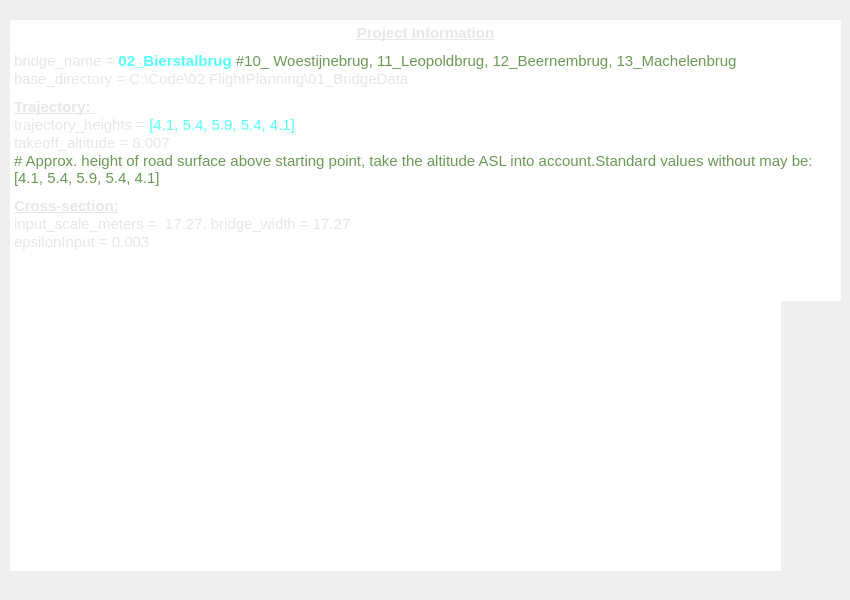
    <widget class="QWidget" name="tab_0">
     <property name="sizePolicy">
      <sizepolicy hsizetype="Expanding" vsizetype="Expanding">
       <horstretch>0</horstretch>
       <verstretch>0</verstretch>
      </sizepolicy>
     </property>
     <attribute name="title">
      <string>0) Project Information</string>
     </attribute>
     <widget class="QGroupBox" name="groupBox">
      <property name="geometry">
       <rect>
        <x>0</x>
        <y>0</y>
        <width>841</width>
        <height>591</height>
       </rect>
      </property>
      <property name="sizePolicy">
       <sizepolicy hsizetype="Expanding" vsizetype="Expanding">
        <horstretch>0</horstretch>
        <verstretch>0</verstretch>
       </sizepolicy>
      </property>
      <property name="styleSheet">
       <string notr="true">QGroupBox {
  border: none;
}</string>
      </property>
      <property name="title">
       <string/>
      </property>
      <widget class="QTextEdit" name="tab0_textEdit1_Photo">
       <property name="geometry">
        <rect>
         <x>10</x>
         <y>20</y>
         <width>831</width>
         <height>281</height>
        </rect>
       </property>
       <property name="styleSheet">
        <string notr="true">QTextEdit {
  border: none;
}</string>
       </property>
       <property name="html">
        <string>&lt;!DOCTYPE HTML PUBLIC &quot;-//W3C//DTD HTML 4.0//EN&quot; &quot;http://www.w3.org/TR/REC-html40/strict.dtd&quot;&gt;
&lt;html&gt;&lt;head&gt;&lt;meta name=&quot;qrichtext&quot; content=&quot;1&quot; /&gt;&lt;style type=&quot;text/css&quot;&gt;
p, li { white-space: pre-wrap; }
&lt;/style&gt;&lt;/head&gt;&lt;body style=&quot; font-family:'MS Shell Dlg 2'; font-size:8.25pt; font-weight:400; font-style:normal;&quot;&gt;
&lt;p align=&quot;center&quot; style=&quot; margin-top:0px; margin-bottom:0px; margin-left:0px; margin-right:0px; -qt-block-indent:0; text-indent:0px;&quot;&gt;&lt;span style=&quot; font-size:11pt; font-weight:600; text-decoration: underline; color:#e7e7e7;&quot;&gt;Project Information&lt;/span&gt;&lt;/p&gt;
&lt;p style=&quot; margin-top:0px; margin-bottom:0px; margin-left:0px; margin-right:0px; -qt-block-indent:0; text-indent:0px;&quot;&gt;&lt;span style=&quot; font-size:6pt; color:#e7e7e7;&quot;&gt;  &lt;/span&gt;&lt;/p&gt;
&lt;p style=&quot; margin-top:0px; margin-bottom:0px; margin-left:0px; margin-right:0px; -qt-block-indent:0; text-indent:0px;&quot;&gt;&lt;span style=&quot; font-size:11pt; color:#e7e7e7;&quot;&gt;bridge_name = &lt;/span&gt;&lt;span style=&quot; font-family:'Aptos,sans-serif'; font-size:11pt; font-weight:600; color:#55ffff;&quot;&gt;02_Bierstalbrug&lt;/span&gt;&lt;span style=&quot; font-size:11pt; color:#e7e7e7;&quot;&gt; &lt;/span&gt;&lt;span style=&quot; font-family:'Consolas,Courier New,monospace'; font-size:11pt; color:#6a9955;&quot;&gt;#10_ Woestijnebrug, 11_Leopoldbrug, 12_Beernembrug, 13_Machelenbrug&lt;/span&gt;&lt;/p&gt;
&lt;p style=&quot; margin-top:0px; margin-bottom:0px; margin-left:0px; margin-right:0px; -qt-block-indent:0; text-indent:0px;&quot;&gt;&lt;span style=&quot; font-size:11pt; color:#e7e7e7;&quot;&gt;base_directory = C:\Code\02 FlightPlanning\01_BridgeData&lt;/span&gt;&lt;/p&gt;
&lt;p style=&quot; margin-top:0px; margin-bottom:0px; margin-left:0px; margin-right:0px; -qt-block-indent:0; text-indent:0px;&quot;&gt;&lt;span style=&quot; font-size:6pt; color:#e7e7e7;&quot;&gt; &lt;/span&gt;&lt;/p&gt;
&lt;p style=&quot; margin-top:0px; margin-bottom:0px; margin-left:0px; margin-right:0px; -qt-block-indent:0; text-indent:0px;&quot;&gt;&lt;span style=&quot; font-size:11pt; font-weight:600; text-decoration: underline; color:#e7e7e7;&quot;&gt;Trajectory: &lt;/span&gt;&lt;/p&gt;
&lt;p style=&quot; margin-top:0px; margin-bottom:0px; margin-left:0px; margin-right:0px; -qt-block-indent:0; text-indent:0px;&quot;&gt;&lt;span style=&quot; font-size:11pt; color:#e7e7e7;&quot;&gt;trajectory_heights = &lt;/span&gt;&lt;span style=&quot; font-size:11pt; color:#55ffff;&quot;&gt;[4.1, 5.4, 5.9, 5.4, 4.1]&lt;/span&gt;&lt;/p&gt;
&lt;p style=&quot; margin-top:0px; margin-bottom:0px; margin-left:0px; margin-right:0px; -qt-block-indent:0; text-indent:0px;&quot;&gt;&lt;span style=&quot; font-size:11pt; color:#e7e7e7;&quot;&gt;takeoff_altitude = 8.007&lt;/span&gt;&lt;/p&gt;
&lt;p style=&quot; margin-top:0px; margin-bottom:0px; margin-left:0px; margin-right:0px; -qt-block-indent:0; text-indent:0px;&quot;&gt;&lt;span style=&quot; font-size:11pt; color:#6a9955;&quot;&gt;# Approx. height of road surface above starting point, take the altitude ASL into account.Standard values without may be: [4.1, 5.4, 5.9, 5.4, 4.1]&lt;/span&gt;&lt;/p&gt;
&lt;p style=&quot; margin-top:0px; margin-bottom:0px; margin-left:0px; margin-right:0px; -qt-block-indent:0; text-indent:0px;&quot;&gt;&lt;span style=&quot; font-size:6pt; color:#e7e7e7;&quot;&gt; &lt;/span&gt;&lt;/p&gt;
&lt;p style=&quot; margin-top:0px; margin-bottom:0px; margin-left:0px; margin-right:0px; -qt-block-indent:0; text-indent:0px;&quot;&gt;&lt;span style=&quot; font-size:11pt; font-weight:600; text-decoration: underline; color:#e7e7e7;&quot;&gt;Cross-section:&lt;/span&gt;&lt;/p&gt;
&lt;p style=&quot; margin-top:0px; margin-bottom:0px; margin-left:0px; margin-right:0px; -qt-block-indent:0; text-indent:0px;&quot;&gt;&lt;span style=&quot; font-size:11pt; color:#e7e7e7;&quot;&gt;input_scale_meters =  17.27, bridge_width = 17.27&lt;/span&gt;&lt;/p&gt;
&lt;p style=&quot; margin-top:0px; margin-bottom:0px; margin-left:0px; margin-right:0px; -qt-block-indent:0; text-indent:0px;&quot;&gt;&lt;span style=&quot; font-size:11pt; color:#e7e7e7;&quot;&gt;epsilonInput = 0.003&lt;/span&gt;&lt;/p&gt;
&lt;p style=&quot;-qt-paragraph-type:empty; margin-top:0px; margin-bottom:0px; margin-left:0px; margin-right:0px; -qt-block-indent:0; text-indent:0px;&quot;&gt;&lt;br /&gt;&lt;/p&gt;
&lt;p style=&quot;-qt-paragraph-type:empty; margin-top:0px; margin-bottom:0px; margin-left:0px; margin-right:0px; -qt-block-indent:0; text-indent:0px;&quot;&gt;&lt;br /&gt;&lt;/p&gt;&lt;/body&gt;&lt;/html&gt;</string>
       </property>
      </widget>
      <widget class="QGraphicsView" name="graphicsView_crosssection">
       <property name="geometry">
        <rect>
         <x>10</x>
         <y>270</y>
         <width>771</width>
         <height>301</height>
        </rect>
       </property>
       <property name="styleSheet">
        <string notr="true">QGraphicsView {
  border: none;
}</string>
       </property>
      </widget>
     </widget>
    </widget>
